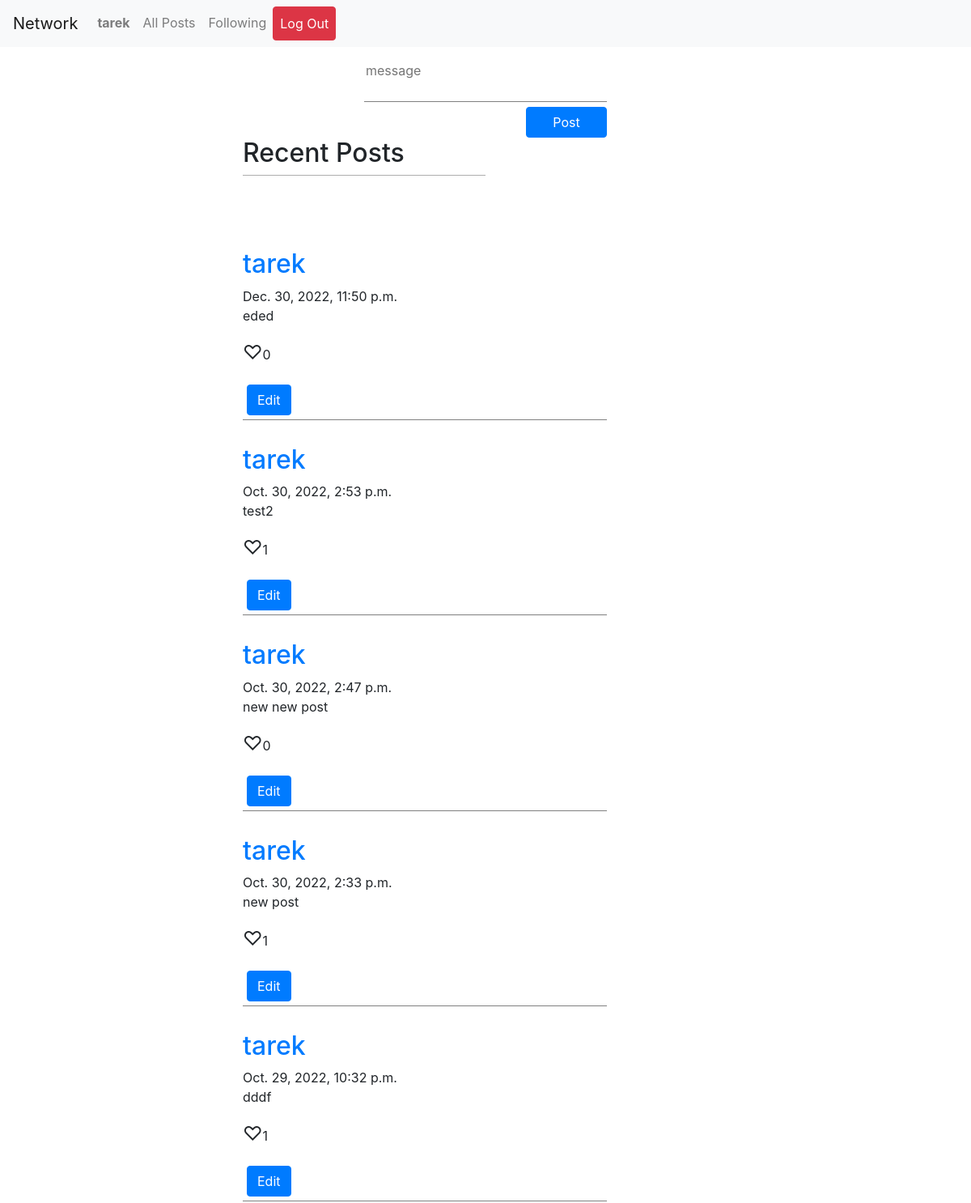
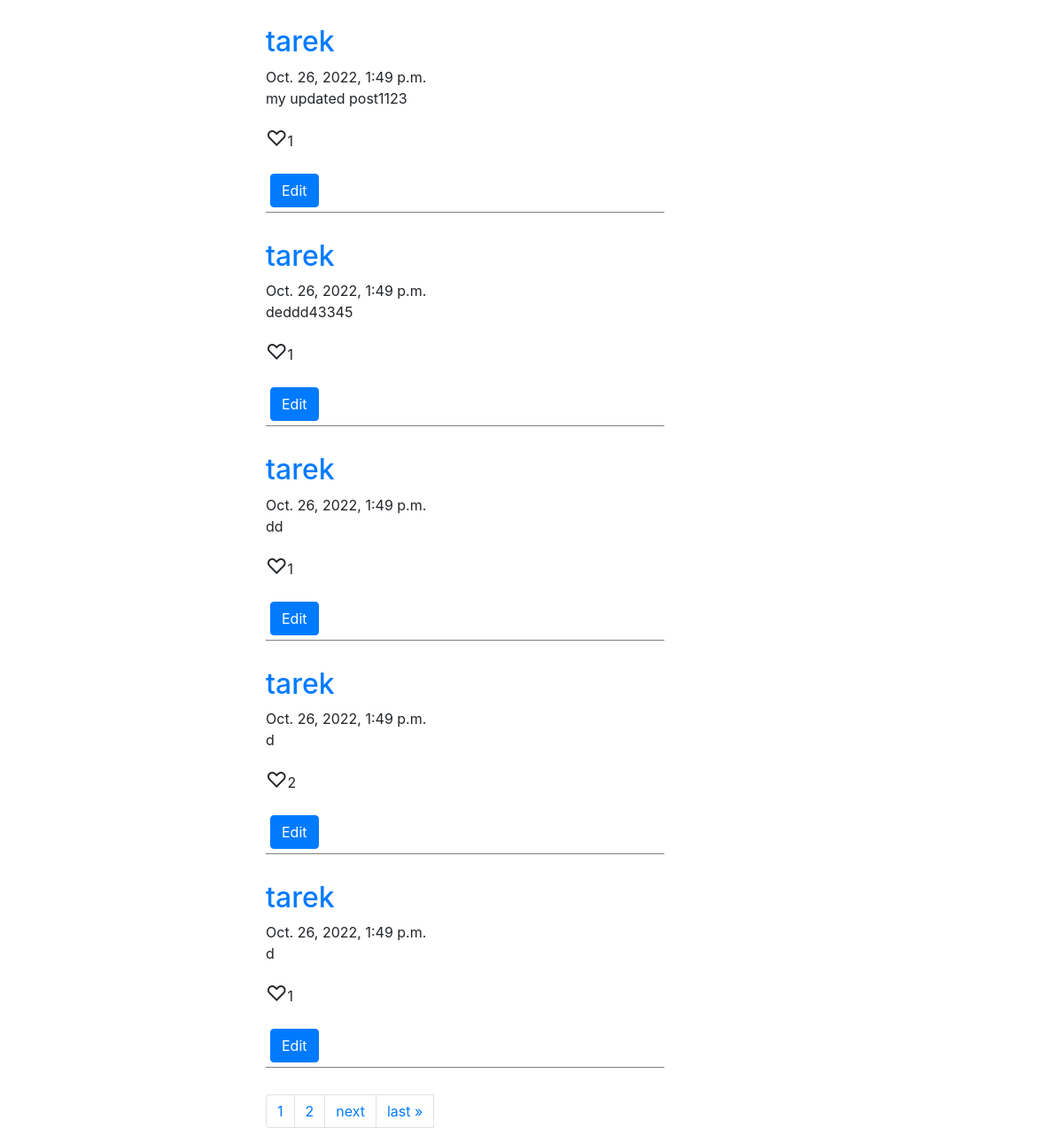
/ (signed in), run on the app's committed database (2 pictures, top to bottom).
### network/models.py (models this page shows, shortened)
class User(AbstractUser):
    following = models.ManyToManyField("self", blank=True, related_name='followers', symmetrical=False)

class Post(models.Model):
    user = models.ForeignKey(User,on_delete=models.PROTECT, default='',null=True)
    message = models.TextField()
    date = models.DateTimeField()
    likes = models.ManyToManyField(User,blank=True,null=True,related_name="posts")

### network/views.py (the view)
# urls.py: path("", views.index, name="index"),
@login_required(login_url='/login')
def index(request):
    posts = Post.objects.all().order_by('-date')
    paginator = Paginator(posts,10)
    page_number = request.GET.get('page')
    page_obj = paginator.get_page(page_number)
    if request.method == "POST":
        message = request.POST["message"]
        if message:
            post = Post(user=request.user,message=message,date=datetime.now())
            post.save()
        else:
            pass
        return HttpResponseRedirect("/")
    else:
        return render(request, "network/index.html", {
            "posts": posts,
            'page_obj':page_obj,
            "pages": range(1 + page_obj.paginator.num_pages),
        })

### network/templates/network/index.html (shortened to what this page needs)
{% extends "network/layout.html" %}
{% load crispy_forms_tags %}
{% block body %}
{% if user.is_authenticated %}
<div id="posts-page">
    <div id="post-form">
        <form action="{% url 'create' %}" method="POST">
            <textarea name="message" id="message" resize="false" placeholder="message"></textarea> <br>
            <input class="btn btn-primary" type="submit" value="Post">
        </form>
    </div>
{% endif %}
    <div id="posts">
        <h2>Recent Posts</h2>
        <div class="underline"></div>
    {% for post in page_obj%}
        <div class="post open" name='{{post.id}}'>
            <div><a href="{% url 'profile' id=post.user.id %}"><h2>{{post.user}}</h2></a> <span>{{post.date}}</span></div>
            <p class='msg'>{{post.message}}</p>
            <p><span class='heart' name='{{post.id}}'>&#9825;</span><span class='likes'>{{post.likes.count}}</span></p>
            {% if post.user == request.user %}
            <button class='edit btn btn-primary' name='{{post.id}}'>Edit</button>
            {% endif %}
        </div>
    {% endfor %}
<div class="pagination" aria-labe="Page navigation example">
    <span class="step-links pagination justify-content-center">
        {% for page in pages %}
            {% if page == 0 %}
            {% else %}
            <li class="page-item"><a class="page-link" href="?page={{ page }}">{{ page }}</a></li>
            {% endif %}
       {% endfor %}
        {% if page_obj.has_next %}
            <a class="page-link" href="?page={{ page_obj.next_page_number }}">next</a>
            <a class="page-link" href="?page={{ page_obj.paginator.num_pages }}">last &raquo;</a>
        {% endif %}
    </span>
</div>
</div>
{% endblock %}

### network/templates/network/layout.html (shortened to what this page needs)
{% load static %}
{% load fontawesome_5 %}
<!DOCTYPE html>
<html lang="en">
    <head>
        {% fontawesome_5_static %}
        <link rel="stylesheet" href="https://stackpath.bootstrapcdn.com/bootstrap/4.4.1/css/bootstrap.min.css">
        <link href="{% static 'network/styles.css' %}" rel="stylesheet">
    </head>
    <body>
        <nav class="navbar navbar-expand-lg navbar-light bg-light">
            <a class="navbar-brand" href="#">Network</a>
            <div class="nav nav-closed">
              <ul class="navbar-nav mr-auto">
                {% if user.is_authenticated %}
                    <li class="nav-item">
                        <a class="nav-link" href="{% url 'profile' id=request.user.id %}" ><strong id="currentuser">{{ request.user.username }}</strong></a>
                    </li>
                {% endif %}
                <li class="nav-item">
                  <a class="nav-link" href="{% url 'index' %}">All Posts</a>
                </li>
                {% if user.is_authenticated %}
                    <li class="nav-item">
                        <a class="nav-link" href="{% url 'followingpage' %}">Following</a>
                    </li>
                    <li class="nav-item">
                        <a class="nav-link btn btn-danger" style="color:white;" href="{% url 'logout' %}">Log Out</a>
                    </li>
                {% endif %}
              </ul>
            </div>
          </nav>
        <div class="body">
            {% block body %}
            {% endblock %}
        </div>
    </body>
</html>

### network/static/network/styles.css (style rules this page uses)
#posts-page { width: 50%; margin: auto; height: 100%; }
#post-form { margin-top:24px; width: 50%; margin: auto; display: grid; }
form { margin-top: 15px; }
#message { width: 100%; resize: none; border: none; border-bottom: solid 1px gray; transition: border-bottom .2s; }
#posts-page input { float: right; width: 100px; }
.open { display: block; }
.post { width: 75%; margin-bottom: 5%; border-bottom: solid 1px gray; }
.underline { width: 50%; height: 1px; background: rgb(173, 173, 173); margin-bottom: 15%; }
.heart { font-size: 24px; cursor: pointer; transition: font-size .3s ease; }
.edit,.save { margin: 5px; }
textarea { resize: none; width: 100%; }

### data on the page
User: user.username "tarek"
Post: user "tarek", date "Dec. 30, 2022, 11:50 p.m.", message "eded", likes.count "0"
Post: user "tarek", date "Oct. 30, 2022, 2:53 p.m.", message "test2", likes.count "1"
Post: user "tarek", date "Oct. 30, 2022, 2:47 p.m.", message "new new post", likes.count "0"
Post: user "tarek", date "Oct. 30, 2022, 2:33 p.m.", message "new post", likes.count "1"
Post: user "tarek", date "Oct. 29, 2022, 10:32 p.m.", message "dddf", likes.count "1"
Post: user "tarek", date "Oct. 26, 2022, 1:49 p.m.", message "my updated post1123", likes.count "1"
Post: user "tarek", date "Oct. 26, 2022, 1:49 p.m.", message "deddd43345", likes.count "1"
Post: user "tarek", date "Oct. 26, 2022, 1:49 p.m.", message "dd", likes.count "1"
Post: user "tarek", date "Oct. 26, 2022, 1:49 p.m.", message "d", likes.count "2"
Post: user "tarek", date "Oct. 26, 2022, 1:49 p.m.", message "d", likes.count "1"

### other printed values
{{ page }} "1" "2"
